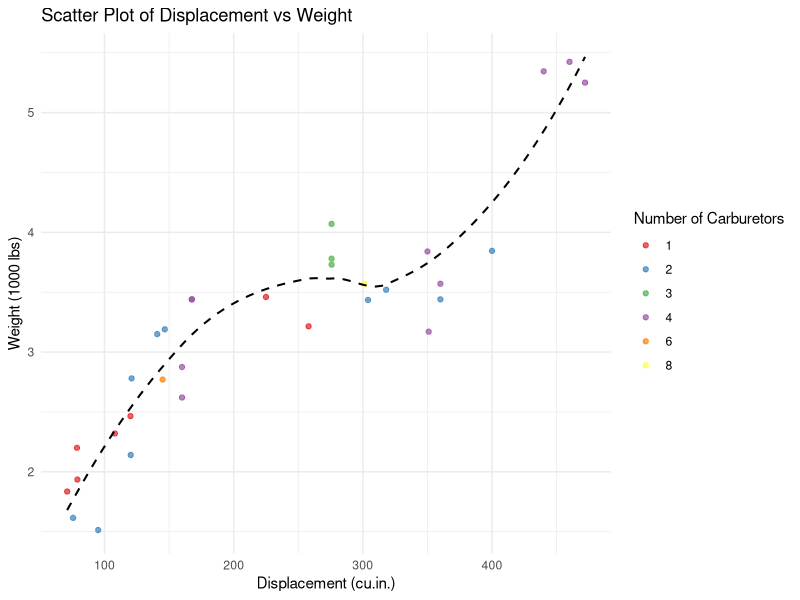

Here is the R script that generated this plot:
library(ggplot2)

data(mtcars)
mtcars$carb <- as.factor(mtcars$carb)

ggplot(mtcars, aes(x = disp, y = wt, color = carb)) +
     geom_point(alpha = 0.7) +
     geom_smooth(method = "loess", se = FALSE, color = "black", linetype = "dashed", linewidth = 0.7) +
     scale_color_brewer(palette = "Set1") +
     labs(
          title = "Scatter Plot of Displacement vs Weight",
          x = "Displacement (cu.in.)",
          y = "Weight (1000 lbs)",
          color = "Number of Carburetors"
     ) +
     theme_minimal()
